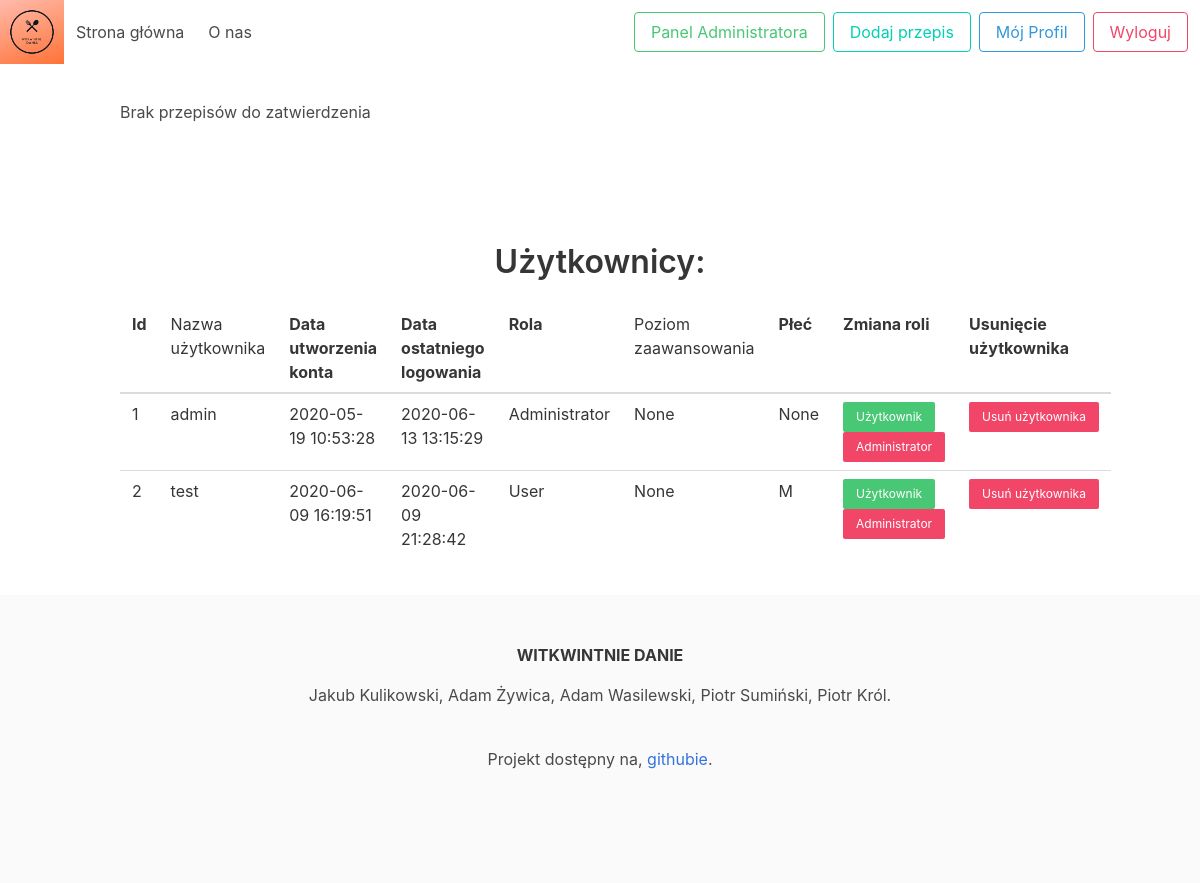
The page /admin (signed in) on the database as committed earlier.
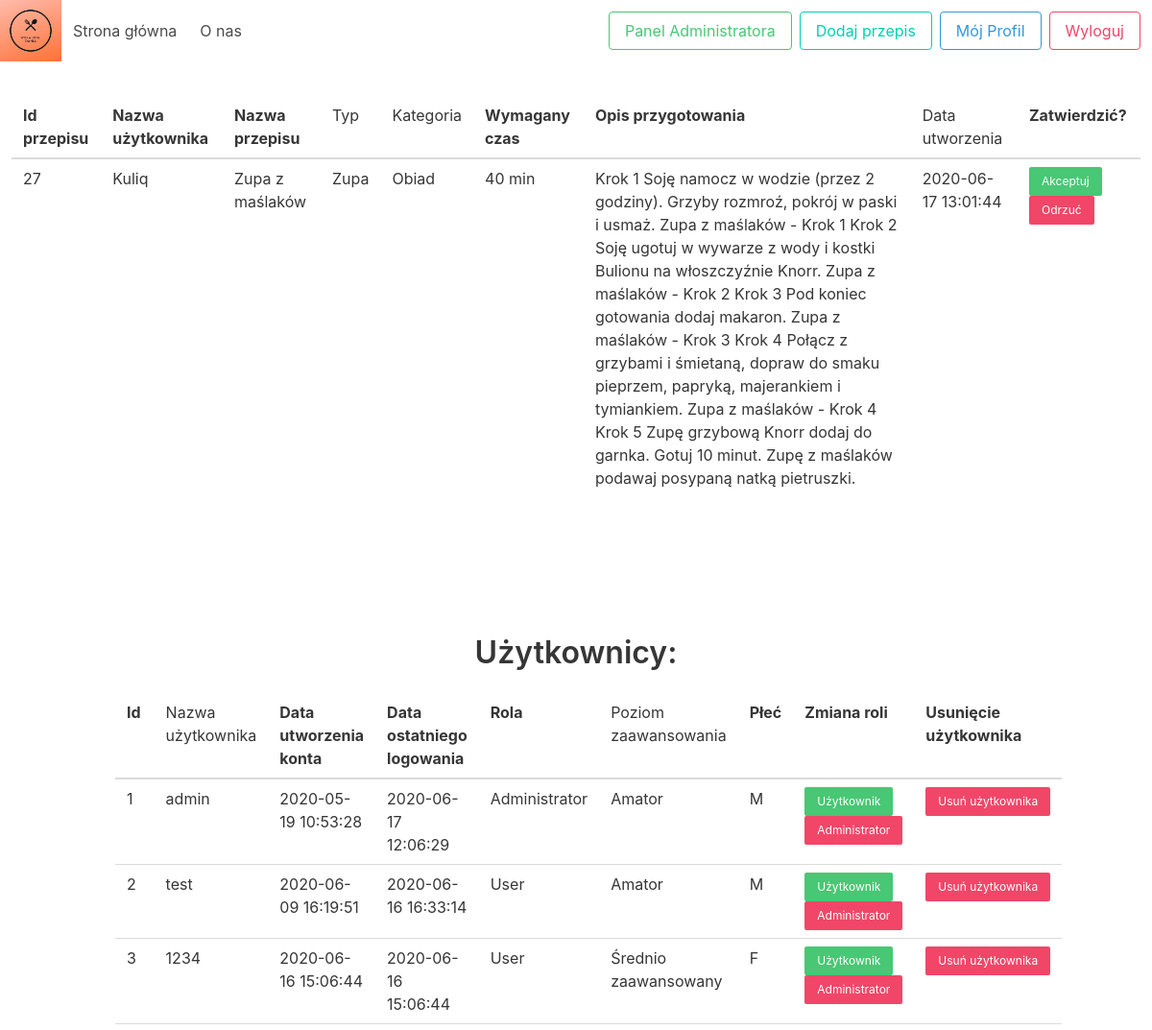
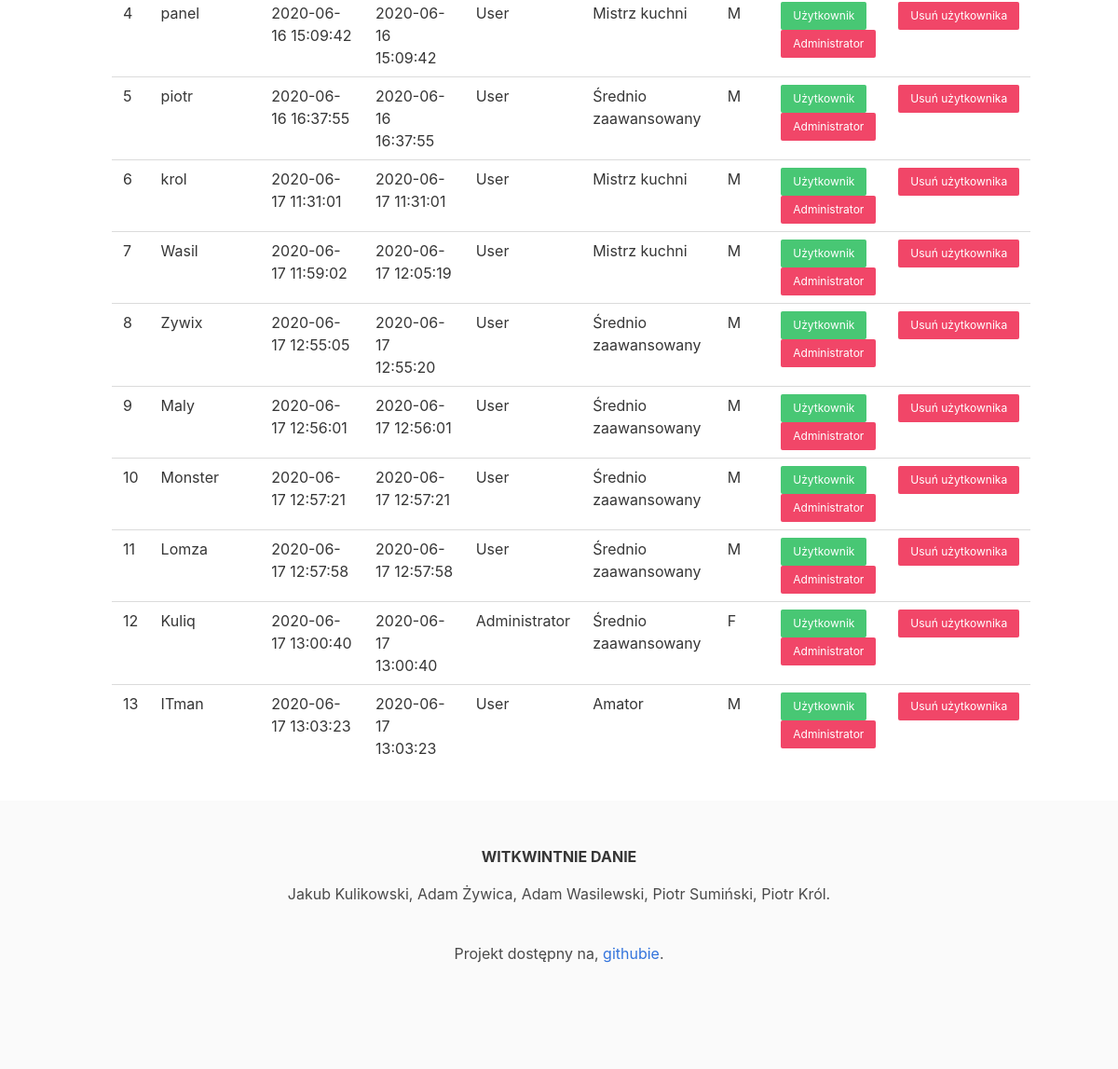
The same page on the database as committed later (2 pictures, top to bottom).
### tables this page shows
CREATE TABLE `users` (
  `user_id` INTEGER PRIMARY KEY AUTOINCREMENT,
  `username` TEXT UNIQUE NOT NULL,
  `creation_date` DATE NOT NULL DEFAULT (DATETIME('now', 'localtime')),
  `last_login_date` DATE CHECK ( last_login_date >= creation_date ),
  `role_id` INTEGER NOT NULL,
  `cooking_level_id` INTEGER,
  `sex` TEXT CHECK (sex IN ('F','M')),
  `password` TEXT NOT NULL,
  CONSTRAINT users_role_id_fk
      FOREIGN KEY (role_id) REFERENCES roles (role_id) ON DELETE RESTRICT,
  CONSTRAINT users_cooking_levels_id_fk
      FOREIGN KEY (cooking_level_id) REFERENCES cooking_levels (cooking_level_id) ON DELETE RESTRICT
);

CREATE TABLE `roles` (
  `role_id` INTEGER PRIMARY KEY AUTOINCREMENT,
  `name` TEXT UNIQUE NOT NULL
);

CREATE TABLE `recipes` (
  `recipe_id` INTEGER PRIMARY KEY AUTOINCREMENT,
  `user_id` INTEGER,
  `type_of_food_id` INTEGER,
  `food_category_id` INTEGER,
  `name` TEXT UNIQUE NOT NULL,
  `creation_date` DATE NOT NULL DEFAULT (DATETIME('now', 'localtime')),
  `description` TEXT NOT NULL,
  `rating` INTEGER CHECK (rating BETWEEN 1 AND 10),
  `checked` BOOLEAN NOT NULL DEFAULT 0 CHECK(checked IN (0,1)),
  `time_required` INTEGER NOT NULL,
  `views` INTEGER DEFAULT 0 CHECK ( views >= 0 ),
  CONSTRAINT recipes_user_id_fk
      FOREIGN KEY (user_id) REFERENCES users(user_id) ON DELETE SET NULL,
  CONSTRAINT recipes_type_of_food_id_fk
      FOREIGN KEY (type_of_food_id) REFERENCES types_of_food (type_of_food_id) ON DELETE RESTRICT,
  CONSTRAINT recipes_food_category_id_fk
      FOREIGN KEY (food_category_id) REFERENCES food_categories (food_category_id) ON DELETE RESTRICT
);

CREATE TABLE `types_of_food` (
  `type_of_food_id` INTEGER PRIMARY KEY AUTOINCREMENT,
  `name` TEXT UNIQUE NOT NULL
);

CREATE TABLE `food_categories` (
  `food_category_id` INTEGER PRIMARY KEY AUTOINCREMENT,
  `name` TEXT UNIQUE NOT NULL
);

CREATE TABLE "cooking_levels" (
	"cooking_level_id"	INTEGER PRIMARY KEY AUTOINCREMENT,
	"name"	TEXT NOT NULL UNIQUE,
	"description"	TEXT
);

### app/utils/sessions.py (the view)
    def decorator(*args, **kwargs):
        if session['user']['role_name'].lower() == 'administrator':
            return f(*args, **kwargs)
        else:
            return redirect(url_for('.index'))

### app/db.py (called while the page is built)
def get_db():
    db = getattr(g, _DB_PROPERTY, None)
    if db is None:
        db = sqlite3.connect(Config.DB_FILE)
        setattr(g, _DB_PROPERTY, db)
    return db

def query_db_object(query, *args, one=False, commit=False):
    db = get_db()
    cursor = db.cursor()
    cursor.execute(query, args)
    r = []
    for i in cursor.fetchall():
        r.append(dict(zip([x[0] for x in cursor.description], i)))
    if commit:
        db.commit()
    if r and one:
        return r[0]
    else:
        return r

### app/routes.py (called while the page is built)
@app.route('/admin')
@login_required
@admin_required
def admin():
    return render_template('administrator.html',
                           recipes_to_check=r.get_recipes_list(False),
                           users=u.get_all_users())

### app/utils/recipies.py (called while the page is built)
def get_recipes_list(checked=None):
    sql = """
        SELECT r.recipe_id,
            r.user_id, u.username,
            r.type_of_food_id, tf.name AS type_of_food,
            r.food_category_id, fc.name AS food_category,
            r.name, r.creation_date, r.description, r.rating, r.checked, r.time_required, r.views
        FROM recipes r
        LEFT JOIN users u USING(user_id)
        INNER JOIN types_of_food tf USING(type_of_food_id)
        INNER JOIN food_categories fc USING(food_category_id)

    """
    if checked is True:
        return query_db_object(sql + " WHERE checked = 1 ORDER BY r.creation_date DESC")
    elif checked is False:
        return query_db_object(sql + " WHERE checked = 0 ORDER BY r.creation_date DESC")
    else:
        return query_db_object(sql + " ORDER BY r.creation_date DESC")

### app/utils/sessions.py (called while the page is built)
def login_required(f):
    def decorator(*args, **kwargs):
        if 'user' in session:
            return f(*args, **kwargs)
        else:
            return redirect(url_for('.login'))
    decorator.__name__ = f.__name__
    return decorator

def admin_required(f):
    def decorator(*args, **kwargs):
        if session['user']['role_name'].lower() == 'administrator':
            return f(*args, **kwargs)
        else:
            return redirect(url_for('.index'))
    decorator.__name__ = f.__name__
    return decorator

### app/utils/users.py (called while the page is built)
def get_all_users():
    return query_db_object("""
        SELECT u.user_id, u.username, u.creation_date, u.last_login_date,
            u.role_id, r.name AS role,
            u.cooking_level_id, cl.name AS cooking_level,
            u.sex
        FROM users u
        INNER JOIN roles r USING (role_id)
        LEFT JOIN cooking_levels cl USING (cooking_level_id)
    """)

### app/templates/administrator.html (shortened to what this page needs)
<!DOCTYPE html>
<html>
<head>
  <link rel="stylesheet" href="/static/css/bulma.css">
</head>
<body>
  <nav class="navbar" role="navigation" aria-label="main navigation">
    <div class="navbar-brand">
      <a class="image is-64x64">
        <img src="/static/img/logo.png" width=auto height=auto>
      </a>
    </div>
    <div id="navbarBasicExample" class="navbar-menu">
      <div class="navbar-start">
        <a href="{{ url_for('main.index') }}" class="navbar-item">
          Strona główna
        </a>
        <a href="{{ url_for('main.about_us') }}" class="navbar-item">
          O nas
        </a>
      </div>
      <div class="navbar-end">
        <div class="navbar-item">
          <div class="buttons">
            {% if session.user is defined %}
            {% if session.user.role_name == "Administrator" %}
            <a href="{{ url_for('main.admin') }}" class="button is-success is-outlined">
              Panel Administratora
            </a>
            {% endif %}
            <a href="{{ url_for('main.new_recipe') }}" class="button is-primary is-outlined">
              Dodaj przepis
            </a>
            <a href="{{ url_for('main.user_profile') }}" class="button is-info is-outlined">
              Mój Profil
            </a>
            <a href="{{ url_for('main.logout') }}" class="button is-danger is-outlined">
              Wyloguj
            </a>
            {% else %}
            <a href="{{ url_for('main.register') }}" class="button is-primary">
              <strong>Rejestracja</strong>
            </a>
            <a href="{{ url_for('main.login') }}" class="button is-light">
              Logowanie
              {% endif %}
          </div>
        </div>
      </div>
    </div>
  </nav>
  <section class="section">
    <div class="columns is-centered">
      <div class="control">
        {% if recipes_to_check %}
        <table class="table">
          <thead>
            <tr>
              <th class="tg-0lax">Id przepisu</th>
              <th class="tg-0lax">Nazwa użytkownika</th>
              <th class="tg-0lax">Nazwa przepisu</th>
              <th class="tg-0lax"><span style="font-weight:400;font-style:normal">Typ</span></th>
              <th class="tg-0lax"><span style="font-weight:400;font-style:normal">Kategoria</span></th>
              <th class="tg-0lax">Wymagany czas</th>
              <th class="tg-0lax">Opis przygotowania</th>
              <th class="tg-0lax"><span style="font-weight:400;font-style:normal">Data utworzenia</span></th>
              <th class="tg-0lax">Zatwierdzić?</th>
            </tr>
          </thead>
          <tbody>
            {% for recipe in recipes_to_check %}
            <tr>
              <td class="tg-0lax">{{ recipe.recipe_id }}</td>
              <td class="tg-0lax">{{ recipe.username }}</td>
              <td class="tg-0lax">{{ recipe.name }}</td>
              <td class="tg-0lax">{{ recipe.type_of_food }}</td>
              <td class="tg-0lax">{{ recipe.food_category }}</td>
              <td class="tg-0lax">{{ recipe.time_required }} min</td>
              <td class="tg-0lax">{{ recipe.description }}</td>
              <td class="tg-0lax">{{ recipe.creation_date }}</td>
              <td class="tg-0lax">
                <a class="button is-success is-small"
                  href="{{ url_for('main.accept_recipe', recipe_id=recipe.recipe_id) }}">Akceptuj</a>
                <a class="button is-danger is-small"
                  href="{{ url_for('main.delete_recipe', recipe_id=recipe.recipe_id) }}">Odrzuć</a>
              </td>
            </tr>
            {% endfor %}
          </tbody>
        </table>
        {% else %}
        <p>Brak przepisów do zatwierdzenia</p>
        {% endif %}
        <br/>
        <br/>
        <br/>
        <br/>
        <br/>
        <div class="container has-text-centered">
          <p class="title is-3 is-spaced">Użytkownicy:</p>
          <table class="table">
            <thead>
              <tr>
                <th class="tg-0pky">Id</th>
                <th class="tg-0pky"><span style="font-weight:400;font-style:normal">Nazwa użytkownika</span></th>
                <th class="tg-0pky">Data utworzenia konta</th>
                <th class="tg-0pky">Data ostatniego logowania</th>
                <th class="tg-0pky">Rola</th>
                <th class="tg-0pky"><span style="font-weight:400;font-style:normal">Poziom zaawansowania</span></th>
                <th class="tg-0pky">Płeć</th>
                <th class="tg-0pky">Zmiana roli</th>
                <th class="tg-0pky">Usunięcie użytkownika</th>
              </tr>
            </thead>
            <tbody>
              {% for user in users %}
              <tr>
                <td class="tg-0pky">{{ user.user_id }}</td>
                <td class="tg-0pky">{{ user.username }}</td>
                <td class="tg-0pky">{{ user.creation_date }}</td>
                <td class="tg-0pky">{{ user.last_login_date }}</td>
                <td class="tg-0pky">{{ user.role }}</td>
                <td class="tg-0pky">{{ user.cooking_level }}</td>
                <td class="tg-0pky">{{ user.sex }}</td>
                <td class="tg-0pky">
                  <div class="columns">
                    <div class="column">
                      <a class="button is-success is-small"
                        href="{{ url_for('main.set_user_role', user_id=user.user_id) }}">Użytkownik</a>
                      <div class="columns is-mobile">
                        <div class="column">
                          <a class="button is-danger is-small"
                            href="{{ url_for('main.set_admin_role', user_id=user.user_id) }}">Administrator</a>
                        </div>
                      </div>
                    </div>
                  </div>
                </td>
                <td>
                  <a class="button is-danger is-small"
                    href="{{ url_for('main.delete_user', user_id=user.user_id) }}">
                    Usuń użytkownika</a>
                </td>
              </tr>
              {% endfor %}
            </tbody>
          </table>
        </div>
      </div>
    </div>
  </section>
  <footer class="footer">
    <div class="content has-text-centered">
      <p>
        <strong>WITKWINTNIE DANIE</strong>
      <p>Jakub Kulikowski, Adam Żywica, Adam Wasilewski, Piotr Sumiński, Piotr Król. </p>
      <p>Projekt dostępny na,
        <a href="https://github.com/a-was/kuchniowy-raj">githubie</a>.
      </p>
      </p>
    </div>
  </footer>
</body>
</html>

Rows that differ between the two databases and show on the page:
added recipes: recipe_id "27", username "Kuliq", name "Zupa z maślaków", type_of_food "Zupa", food_category "Obiad", time_required "40", description "Krok 1 Soję namocz w wodzie (przez 2 godziny). Grzyby rozmroź, pokrój w paski i usmaż. Zupa z maślaków - Krok 1 Krok 2 Soję ugotuj w wywarze z wody i kostki Bulionu na włoszczyźnie Knorr. Zupa z maślaków - Krok 2 Krok 3 Pod koniec gotowania dodaj makaron. Zupa z maślaków - Krok 3 Krok 4 Połącz z grzybami i śmietaną, dopraw do smaku pieprzem, papryką, majerankiem i tymiankiem. Zupa z maślaków - Krok 4 Krok 5 Zupę grzybową Knorr dodaj do garnka. Gotuj 10 minut. Zupę z maślaków podawaj posypaną natką pietruszki.", creation_date "2020-06-17 13:01:44"
changed users "admin": last_login_date "2020-06-13 13:15:29" → "2020-06-17 12:06:29"; cooking_level "None" → "Amator"; sex "None" → "M"
changed users "test": last_login_date "2020-06-09 21:28:42" → "2020-06-16 16:33:14"; cooking_level "None" → "Amator"
added users: user_id "3", username "1234", creation_date "2020-06-16 15:06:44", last_login_date "2020-06-16 15:06:44", role "User", cooking_level "Średnio zaawansowany", sex "F"
added users: user_id "4", username "panel", creation_date "2020-06-16 15:09:42", last_login_date "2020-06-16 15:09:42", role "User", cooking_level "Mistrz kuchni", sex "M"
added users: user_id "5", username "piotr", creation_date "2020-06-16 16:37:55", last_login_date "2020-06-16 16:37:55", role "User", cooking_level "Średnio zaawansowany", sex "M"
added users: user_id "6", username "krol", creation_date "2020-06-17 11:31:01", last_login_date "2020-06-17 11:31:01", role "User", cooking_level "Mistrz kuchni", sex "M"
added users: user_id "7", username "Wasil", creation_date "2020-06-17 11:59:02", last_login_date "2020-06-17 12:05:19", role "User", cooking_level "Mistrz kuchni", sex "M"
added users: user_id "8", username "Zywix", creation_date "2020-06-17 12:55:05", last_login_date "2020-06-17 12:55:20", role "User", cooking_level "Średnio zaawansowany", sex "M"
added users: user_id "9", username "Maly", creation_date "2020-06-17 12:56:01", last_login_date "2020-06-17 12:56:01", role "User", cooking_level "Średnio zaawansowany", sex "M"
added users: user_id "10", username "Monster", creation_date "2020-06-17 12:57:21", last_login_date "2020-06-17 12:57:21", role "User", cooking_level "Średnio zaawansowany", sex "M"
added users: user_id "11", username "Lomza", creation_date "2020-06-17 12:57:58", last_login_date "2020-06-17 12:57:58", role "User", cooking_level "Średnio zaawansowany", sex "M"
added users: user_id "12", username "Kuliq", creation_date "2020-06-17 13:00:40", last_login_date "2020-06-17 13:00:40", role "Administrator", cooking_level "Średnio zaawansowany", sex "F"
added users: user_id "13", username "ITman", creation_date "2020-06-17 13:03:23", last_login_date "2020-06-17 13:03:23", role "User", cooking_level "Amator", sex "M"
Other text that changed with them:
text no longer shown: "Brak przepisów do zatwierdzenia"
text now shown: "Id przepisu Nazwa użytkownika Nazwa przepisu Typ Kategoria Wymagany czas Opis przygotowania Data utworzenia Zatwierdzić?"
